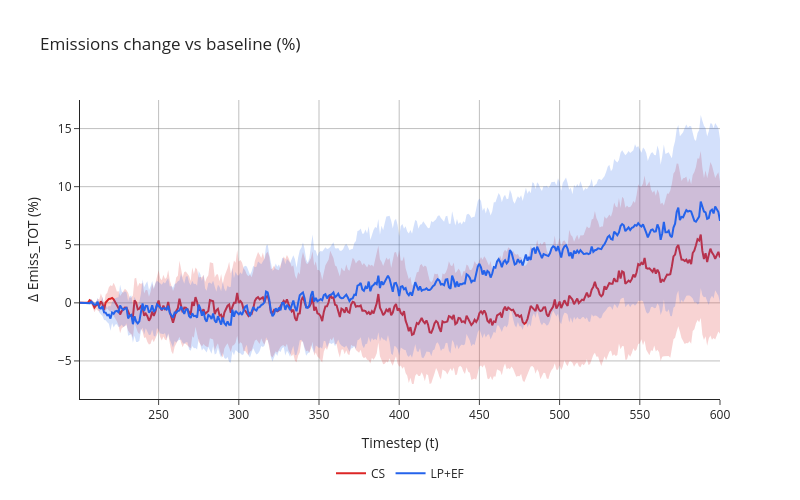

Source (notebook cell):
### Code cell
line_colors = {
    'Protection_2': 'rgb(220, 38, 38)',
    'Protection_3': 'rgb(37, 99, 235)',
}
band_colors = {
    'Protection_2': 'rgba(220, 38, 38, 0.2)',
    'Protection_3': 'rgba(37, 99, 235, 0.2)',
}

fig = build_emissions_change_figure(
    scenario_results=scenario_results,
    scenarios=['Protection_2', 'Protection_3'],
    baseline='Protection_1',
    line_colors=line_colors,
    band_colors=band_colors,
    t_min=200,
    title='Emissions change vs baseline (%)',
)

fig.write_image(OUTPUT / f"Emissions_large_more_exposed.pdf", scale=1)
fig.show()

### Figure 1 — Plotly figure (JSON) as saved in the notebook; plotly's stock layout.template omitted (floating-point values rounded to 4 significant figures; data arrays with more than 128 entries replaced by an {"elided": "..."} marker saying what was removed)
{"data": [{"line": {"color": "rgb(220, 38, 38)", "width": 2}, "mode": "lines", "name": "CS", "type": "scatter", "x": {"elided": "400 int values"}, "y": {"elided": "400 float values"}}, {"fill": "toself", "fillcolor": "rgba(220, 38, 38, 0.2)", "hoverinfo": "skip", "line": {"width": 0}, "name": "Protection_2 95% CI", "showlegend": false, "type": "scatter", "x": {"elided": "800 int values"}, "y": {"elided": "800 float values"}}, {"line": {"color": "rgb(37, 99, 235)", "width": 2}, "mode": "lines", "name": "LP+EF", "type": "scatter", "x": {"elided": "400 int values"}, "y": {"elided": "400 float values"}}, {"fill": "toself", "fillcolor": "rgba(37, 99, 235, 0.2)", "hoverinfo": "skip", "line": {"width": 0}, "name": "Protection_3 95% CI", "showlegend": false, "type": "scatter", "x": {"elided": "800 int values"}, "y": {"elided": "800 float values"}}], "layout": {"height": 500, "hovermode": "x", "legend": {"orientation": "h", "x": 0.5, "xanchor": "center", "y": -0.2, "yanchor": "top"}, "margin": {"b": 90}, "paper_bgcolor": "white", "plot_bgcolor": "white", "title": {"text": "Emissions change vs baseline (%)"}, "width": 800, "xaxis": {"gridcolor": "rgba(128, 128, 128, 0.5)", "showgrid": true, "title": {"text": "Timestep (t)"}, "zeroline": true, "zerolinecolor": "rgba(128, 128, 128, 0.5)"}, "yaxis": {"gridcolor": "rgba(128, 128, 128, 0.5)", "showgrid": true, "title": {"text": "Δ Emiss_TOT (%)"}, "zeroline": true, "zerolinecolor": "rgba(128, 128, 128, 0.5)"}}}
